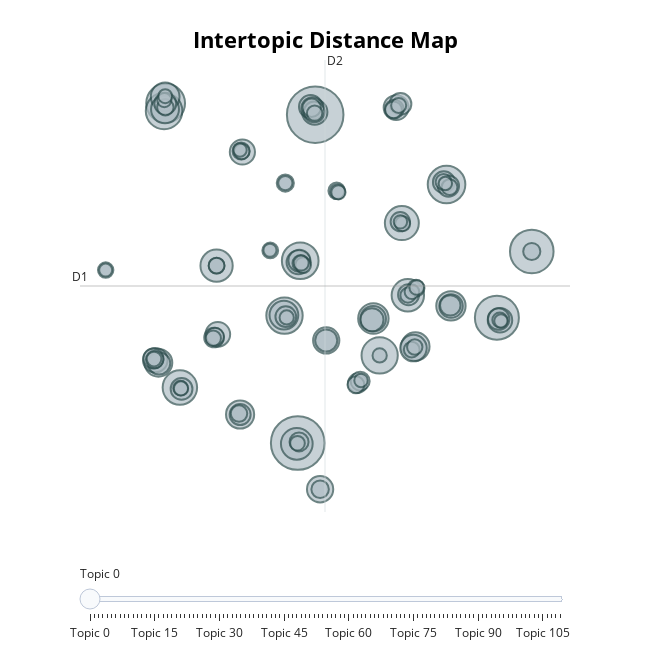

Here is the notebook cell this chart was saved with:
### Code cell
hierarchical_topics = topic_model.hierarchical_topics(documents)
topic_model.visualize_topics()
